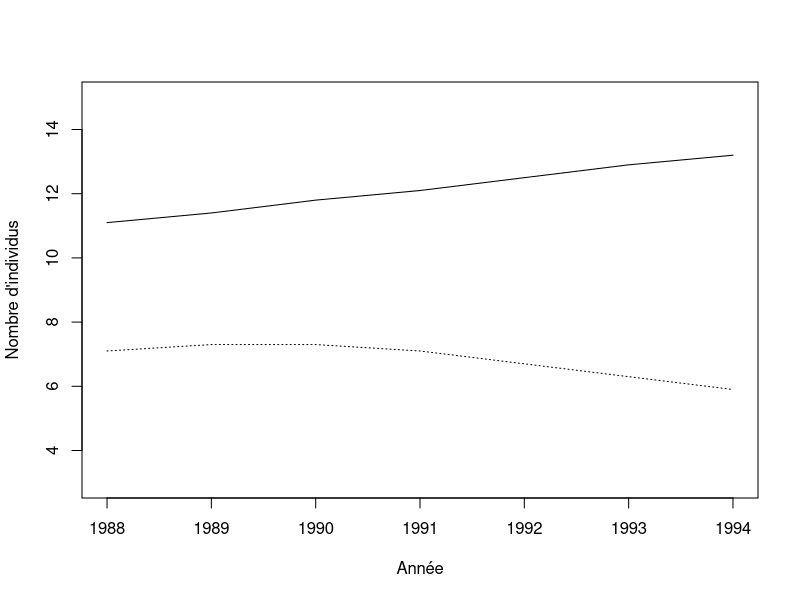
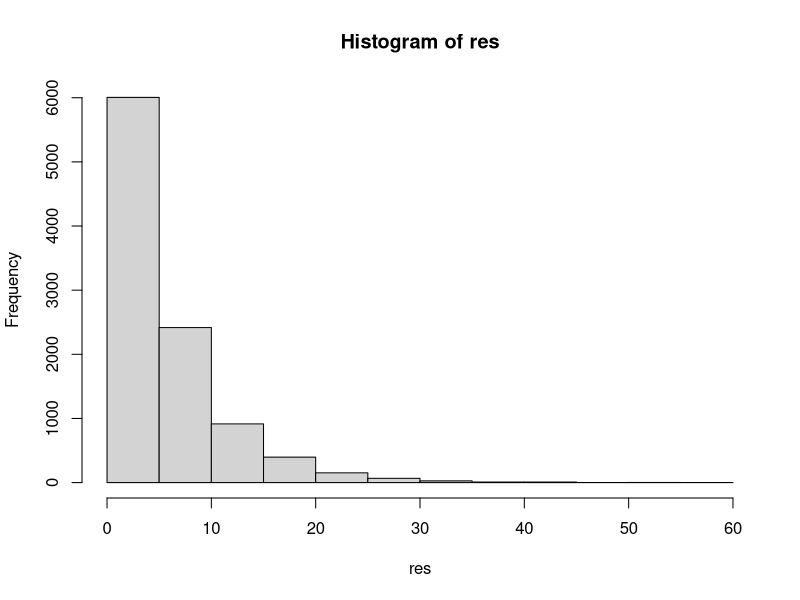
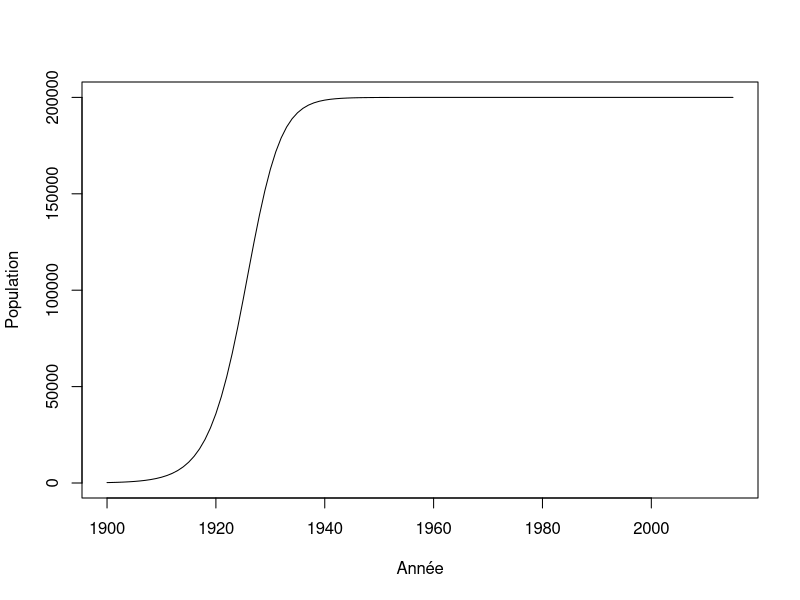
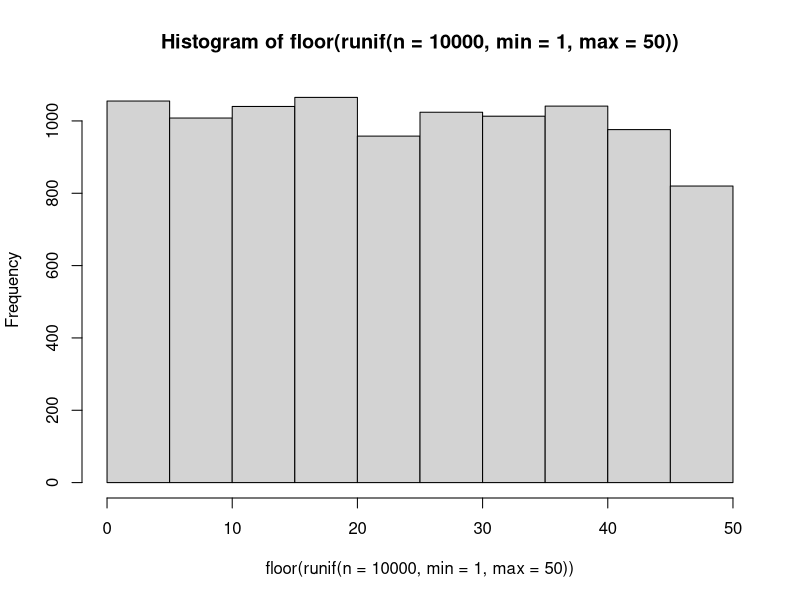
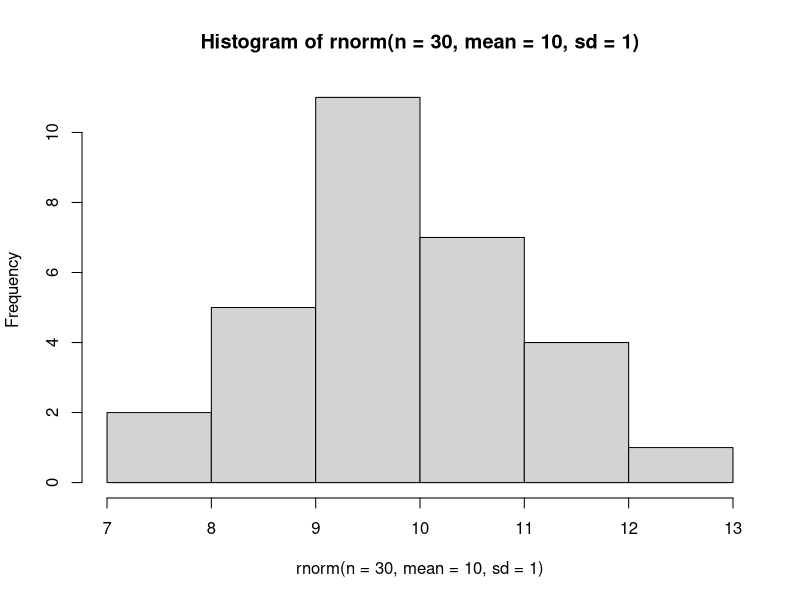
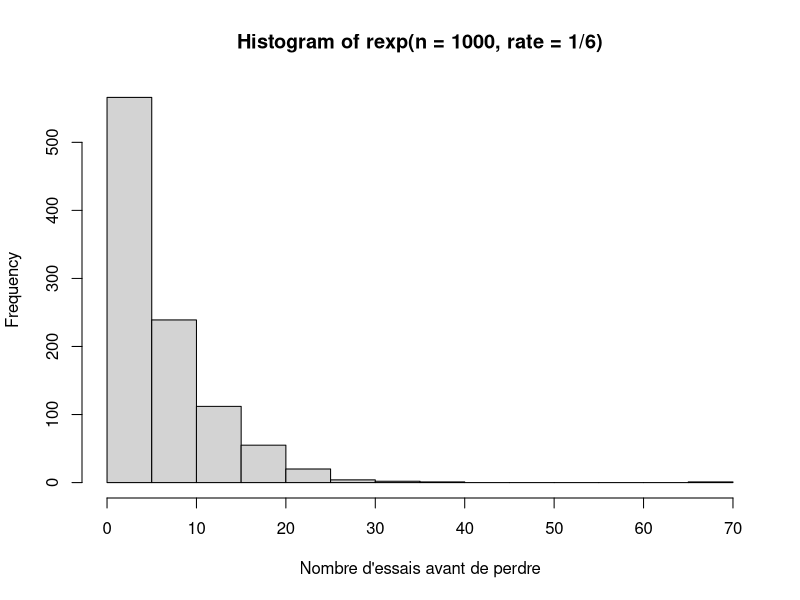
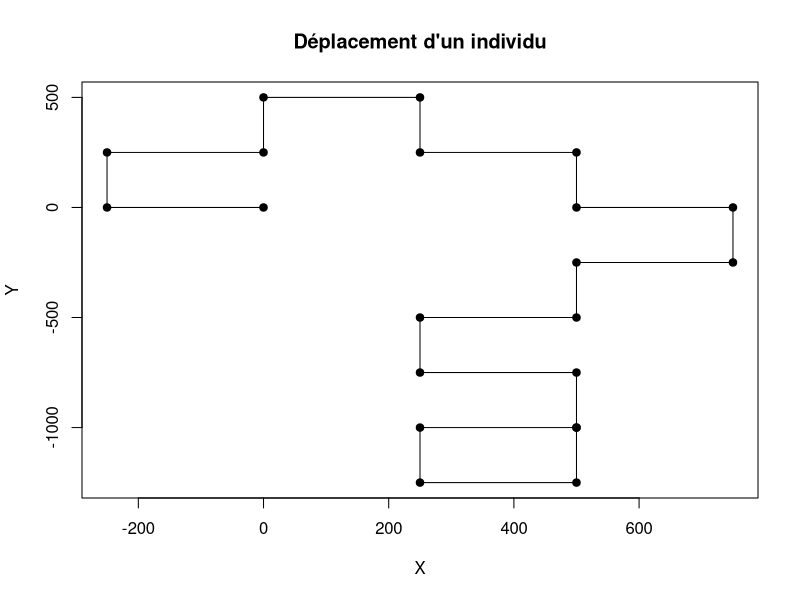
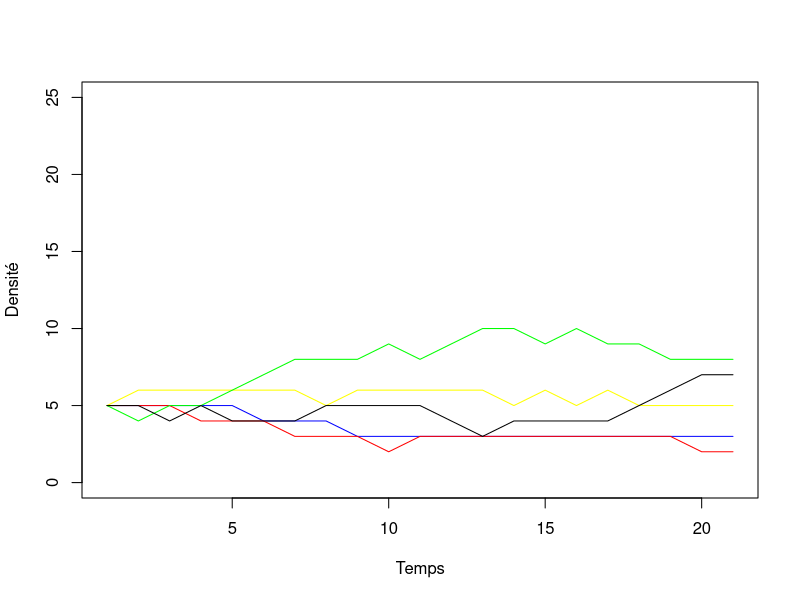

Recreate these plots in R, in order.
## ---- chunk 1
donnees <- matrix(nr = 7, nc = 2)
donnees[,1] <- c(11.1,11.4,11.8,12.1,12.5,12.9,13.2) #Cameroun
donnees[,2] <- c(7.1,7.3,7.3,7.1,6.7,6.3,5.9) #Rwanda
an <- c(1988:1994)
donnees
## ---- chunk 2
plot(an, donnees[,1], type = "l", xlab = "Année", ylab = "Nombre d'individus", ylim=c(3,15), cex=2)
lines(an, donnees[,2], lty = 3)
## ---- chunk 3
lambda <- matrix(nrow = 6, ncol = 2)
lambda[1,1] <- (donnees[2,1] - donnees[1,1]) / donnees[1,1]
## ---- chunk 4
lambda[2,1] <- (donnees[3,1] - donnees[2,1]) / donnees[2,1]
## ---- chunk 5
depart <- 1
fin <- 5
for(etape in depart:fin) {
    print(etape)
}
## ---- chunk 6
for(etape in c("Bonjour", "programmeurs", "en R")) {
    print(etape)
}
## ---- chunk 7
for(etape in 1:5) {
    print(etape*2)
}
## ---- chunk 8
for(C in -50:100) {
    cat("Pour C = ",C," on obtient F = ",1.8*C + 32, '\n')
}
## ---- chunk 9
test <- runif(5, 0,1)
for(etape in 1:5) {
    print(test[etape])
}
## ---- chunk 10
for(etape in 1:8) {
    cat("À l'étape", etape, ", la boucle est complétée à", etape/8*100, "%.", '\n')
}
## ---- chunk 11
n <- 1
for(etape in -2:5) {
    cat("etape = ",etape, " n = ",n, '\n')
    n <- n + 1
}
## ---- chunk 12
n <- 1
for(etape in 1:10) n <- n*etape
n
## ---- chunk 13
factorial(10)
## ---- chunk 14
ma_matrice <- matrix(nrow = 5, ncol = 3)
n <- 1
for(i in 1:5) {
    for(j in 1:3) {
        ma_matrice[i,j] <- n
        n <- n + 1
    }
}
ma_matrice
## ---- chunk 15
piece <- c("pile","face")
combinaison = "face-face"
while(combinaison != "pile-pile") {
    essai1 <- sample(piece, 1)
    essai2 <- sample(piece, 1)
    combinaison <- paste(essai1, "-" , essai2, sep = "")
    print(combinaison)
}
## ---- chunk 16
de <- c(1:6)
n_test <- 10000
res <- numeric(n_test)
for(i in 1:n_test) {
	n <- 0
	face <- 0
	while(face != 1) {
		face <- sample(de,1)
		n <- n + 1
	}
	res[i] <- n
}
mean(res)
## ---- chunk 17
hist(res)
## ---- chunk 18
r <- 0.3
N <- 220
K <- 200000
step <- 1
while(N < K/2) {
    N <- N + r * N * (1 - N/K)
    step <- step + 1
}
step
## ---- chunk 19
r <- 0.3
K <- 200000
n_steps <- 115
N <- numeric(n_steps+1)
N[1] <- 220

for(i in 2:(n_steps+1)) {
    N[i] <- N[i-1] + r * N[i-1] * (1 - N[i-1]/K)
}
N[25:30]
## ---- chunk 20
plot(c(1900:2015), N, type = "l", xlab = "Année", ylab = "Population")
## ---- chunk 21
X <- runif(n = 10)
res <- numeric(10)
for(i in 1:10) {
    if(X[i] < 0.3) {
        res[i] <- "plus petit"
    }
    else {
        res[i] <- "plus grand"
    }
}
cbind(X,res)
## ---- chunk 22
res2 <- numeric(10)
for(i in 1:10) {
    if(X[i] > 0.2 & X[i] < 0.6) {
        res2[i] <- "oui"
    }
    else {
        res2[i] <- "non"
    }
}
cbind(X,res2)
## ---- chunk 23
res2 <- numeric(10)
res2[X > 0.2 & X < 0.6] <- "oui"
res2[X < 0.2 | X > 0.6] <- "non"
cbind(X,res2)
## ---- chunk 24
tri <- function(x){
	# Calcul de la dimension du vecteur
	taille <- length(x)
	ordre <- "NON"
	# Boucle qui tourne jusqu'à ce que tout soit en ordre
	while(ordre == "NON") {
		ordre <- "OUI"
		# Boucle qui passe tous les éléments en paires
		for(i in 1:(taille-1)) {
			if(x[i+1] < x[i]) {
				# Inversion des deux lettres
				x[c(i,i+1)] <- x[c(i+1,i)]
				# Comme un changement a été fait, l'ordre
				# n'est pas encore garanti
				ordre <- "NON"
			}
		}
	}
	return(x)
}
tri(c("E", "Z", "F", "C", "D"))

## ---- chunk 25
valeurs <- c("2", "3", "4", "5", "6", "7", "8", "9", "10", "valet", "reine", "roi", "as")
couleurs <- rep(c("pique", "trèfle", "carreau", "coeur"),each = 13)
cartes <- paste(valeurs,"-",couleurs)
tirage <- function(n, cartes) {
    sample(x = cartes, size = n, replace = FALSE)
}
tirage(3, cartes)
## ---- chunk 26

scrabble <- read.table(file = "./donnees/lettres.txt", header=TRUE, sep = " ")
res <- sample(scrabble[,1],7)
res

## ---- chunk 27
hist(floor(runif(n = 10000, min = 1, max = 50)))
## ---- chunk 28
hist(rnorm(n = 30, mean = 10, sd = 1))
## ---- chunk 29
rbinom(n = 10, size = 1, prob = 0.5)
## ---- chunk 30
rmultinom(n = 3, size = 1, prob = rep(1/6, 6))
## ---- chunk 31
hist(rexp(n = 1000, rate = 1/6),
xlab = "Nombre d'essais avant de perdre")
## ---- chunk 32
set.seed(1)
p <- 0.55
alea <- runif(n = 1, min = 0, max = 1)
if(alea < p) res = "pile" else res = "face"
res
## ---- chunk 33
set.seed(1)
## ---- chunk 34

X <- runif(n = 10000, min = 0, max = 1)
p <- 0.2
res <- numeric(length = 10000)
res[X<p] <- 1
sum(res)

X <- runif(n = 10000, min = 0, max = 1)
p <- 0.2
res <- numeric(length = 10000)
res[X<p] <- 1
sum(res)

10000*p
## ---- chunk 35
# Fonction qui permet de modifier la direction de marche de la personne
#
# ENTREES:
#   DirectionDepart:    la direction vers laquelle la personne se deplace pour le moment.
#   Probabilite:        un vecteur contenant les probabilites d'aller dans l'une ou l'autre des directions. 
#                       Probabilite = c(ProbabiliteGauche, ProbabiliteDroite)
#
# SORITES:
#   NouvelleDirection:  la direction vers laquelle la personne va se deplacer au prochain carrefour.
#
ChangerDirection = function(DirectionDepart, Probabilite){
  
  # A COMPLETER: Mettre la condition pour tourner a gauche
  if(runif(1,0,1) < Probabilite[1]){ # <-- Manque du code
    # On tourne a gauche
    NouvelleDirection = DirectionDepart - pi/2
  }
  else{
    # On tourne a droite
    NouvelleDirection = DirectionDepart + pi/2
  }
  
  return(NouvelleDirection)
  
}

# Fonction qui permet de calculer les nouvelles coordonnees de la personne suite a un deplacement
#
# ENTREES:
#   PositionCourante:   un vecteur contenant la position de la personne pour le moment.
#                       PositionCourante = c(PositionX, PositionY)
#   Direction:          la direction vers laquelle la personne va se deplacer.
#
# SORITES:
#   NouvellePosition:   un vecteur contenant la position de la personne apres son deplacement.
#                       NouvellePosition = c(NouvellePositionX, NouvellePositionY)
#
Deplacement = function(PositionCourante, Direction){
  
  # A COMPLETER: Calcul des nouvelles coordonnées
  NouvellePositionX = PositionCourante[1] + sin(Direction)*250 # <-- Manque du code
  NouvellePositionY = PositionCourante[2] + cos(Direction)*250 # <-- Manque du code
  
  # On place les nouvelles positions pour chacune des coordonnees dans un vecteur
  NouvellePosition = c(NouvellePositionX, NouvellePositionY)
  
  return(NouvellePosition)
}
## ---- chunk 36
# ChangerDirection <- function(DirectionDepart, Probabilite){...}
# Deplacement <- function(PositionCourante, Direction){...}

nsteps <- 20
xy <- matrix(0,nrow = 21, ncol = 2)
xy[1,] <- c(0,0)
direction <- 0
probabilite <- c(0.5,0.5)
set.seed(2)
for(step in 2:(nsteps+1)) {
  
  # Calcul de la nouvelle direction
  direction <- ChangerDirection(direction, probabilite)
 
  # Calcul des nouvelles coordonnees
  xy[step,] <- Deplacement(xy[step-1,], direction)
}
## ---- chunk 37
plot(xy[,1],xy[,2], type = "l", 
    xlab = "X", ylab = "Y", main = "Déplacement d'un individu")
points(xy[,1],xy[,2],pch = 19)
## ---- chunk 38
res <- numeric(50)

set.seed(3)
for (j in 1:50){
nsteps <- 20
xy <- matrix(0,nrow = 21, ncol = 2)
xy[1,] <- c(0,0)
direction <- 0
probabilite <- c(0.5,0.5)
for(step in 2:(nsteps+1)) {
  
  direction <- ChangerDirection(direction, probabilite)
 
  xy[step,] <- Deplacement(xy[step-1,], direction)
}
dist <- sqrt(xy[21,1]^2 + xy[21,2]^2)
res[j] <- dist
}
mean(res)
## ---- chunk 39
etats <- c("A", "B", "C", "D", "E")
p <- c(0.1, 0.5, 0.2, 0.05, 0.15)
sum(p)

# On utilise cumsum pour calculer la probabilité cumulative
cump <- cumsum(p)
cump
## ---- chunk 40
alea <- runif(1,0,1)
alea
n_etats <- 5; i = 1; plus_petit = FALSE
while(plus_petit == FALSE) {
    if(alea < cump[i]) {
        decision <- etats[i]
        plus_petit <- TRUE
    }
    else {
        i <- i + 1
    }
}
decision
## ---- chunk 41
tirage <- function(p) {
    etats <- c("A", "B", "C", "D", "E")
    res <- rmultinom(n=1,size=1,prob=p)
    etats[which(res==1)]
}
tirage(p)
## ---- chunk 42
nsteps <- 20
nsac <- 130
couleursac <- c(rep(20,2),rep(30,3))
ncorde <- 5
ntotalcorde <- 25
matres <- matrix(nr = nsteps+1, nc = ncorde)
matres[1,] <- rep(5,5)
colnames(matres) <- c("bleu", "rouge", "jaune", "vert", "noir")

# Une fonction utile pour faire des tirages
# Elle retourne la position de la couleur pigée au hasard
tirage  <- function(p) {
  res <- rmultinom(n=1,size=1,prob=p)
  return(which(res==1))
}
## ---- chunk 43
# La boucle principale
for(step in 2:(nsteps+1)) {
  # Calcul de l'abondance relative
  p <- matres[step-1,] / ntotalcorde
  # On tire l'identité du morceau qui s'envole
  ID_envol <- tirage(p)
  # On applique le changement
  matres[step,] <- matres[step-1,]
  matres[step,ID_envol] <- matres[step,ID_envol] - 1
  # On tire l'identité de la recrue
  # Calcul de l'abondance relative
  p <- couleursac/nsac
  ID_recrue <- tirage(p)
  matres[step,ID_recrue] <- matres[step,ID_recrue] + 1
  couleursac[ID_recrue] <- couleursac[ID_recrue] - 1
  nsac <- nsac - 1
}
matres[21,]
## ---- chunk 44
# Illustration des résultats
colo <- c("red","yellow", "green", "black")
plot(c(1:(nsteps+1)), matres[,1], type = "l", ylim = c(0,ntotalcorde),
     xlab = "Temps", ylab = "Densité", col = "blue")
for(i in 2:(ncorde)) lines(c(1:(nsteps+1)), matres[,i], col = colo[i-1])

## ---- chunk 45
x <- runif(1000)
system.time(sort(x))
system.time(tri(x))

## ---- chunk 46
n <- 2*10^seq(1,3,0.1)
res <- numeric(length(n))
for(i in 1:length(res)) {
	x <- runif(n[i])
	res[i] <- system.time(tri(x))[3]
}
plot(n,res, type = "l", xlab = "Taille", ylab = "Temps")
## ---- chunk 47
f1 <- function(x) {
	taille <- length(x)
	x2 <- numeric(taille)
	for(i in 1:taille) if(x[i] < 0.5) x2[i] <- 1
}
f2 <- function(x) {
	x2 <- x*0
	x2[x<0.5] <- 1
}
## ---- chunk 48
x <- runif(1000000)
system.time(f1(x))
system.time(f2(x))
## ---- chunk 49
f1 <- function(x) {
	res <- numeric(nrow(x))
	for(i in 1:nrow(x)) {
		for(j in 1:ncol(x)){
			res[i] <- res[i] + x[i,j]
		}
	}
}
X <- matrix(runif(3000*3000),nr=3000,nc=3000)
## ---- chunk 50
system.time(rowSums(X))
system.time(apply(X,1,sum))
system.time(f1(X))
## ---- chunk 51

quadrats <- read.table(file = "./donnees/quadrats.txt", header=TRUE, sep = ";")
head(quadrats)
